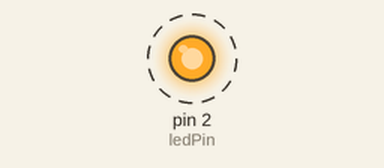
Bench run of a sketch on a simulated Arduino Uno, built with avr-gcc and run on an emulated ATmega328P. On the bench: output pins drawn as LEDs (lit = HIGH). Dashed ring = blinking.

Above: at 0.5 s.
Timing chart, 0 to 4.6 s (numbered marks = the images above):
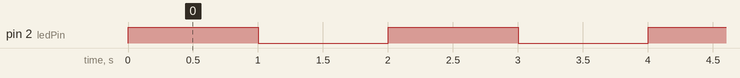

Measured:
- by itself, pin 2 (ledPin): alternates HIGH for 1.0 s and LOW for 1.0 s

The sketch:

actividad1.ino
```cpp
const int ledPin = 2; // GPIO / PIN donde está conectado el LED

void setup() {
	// Inicializa el pin del LED como salida
	pinMode(ledPin, OUTPUT);
	// Asegura que el LED esté apagado al inicio
	digitalWrite(ledPin, LOW);
}

void loop() {
	// Enciende el LED
	digitalWrite(ledPin, HIGH);
	delay(1000); // espera 1 segundo

	// Apaga el LED
	digitalWrite(ledPin, LOW);
	delay(1000); // espera 1 segundo
}
```
